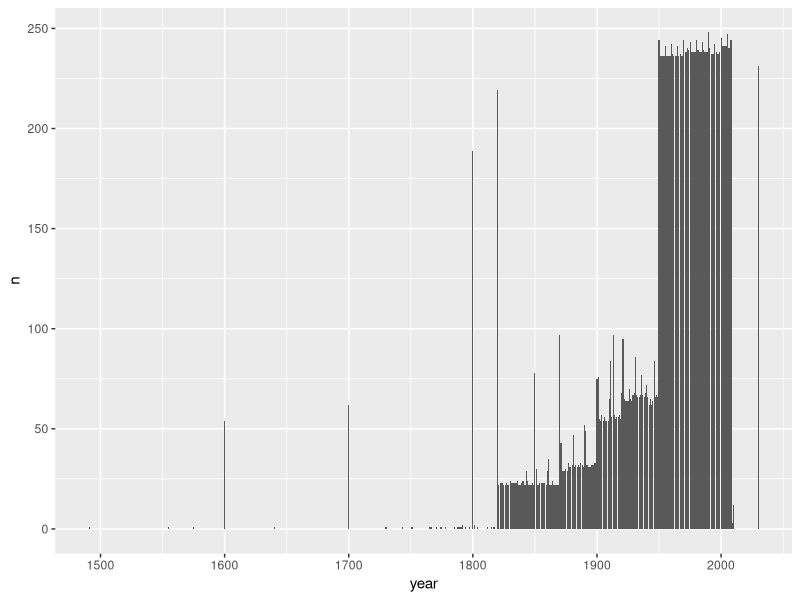
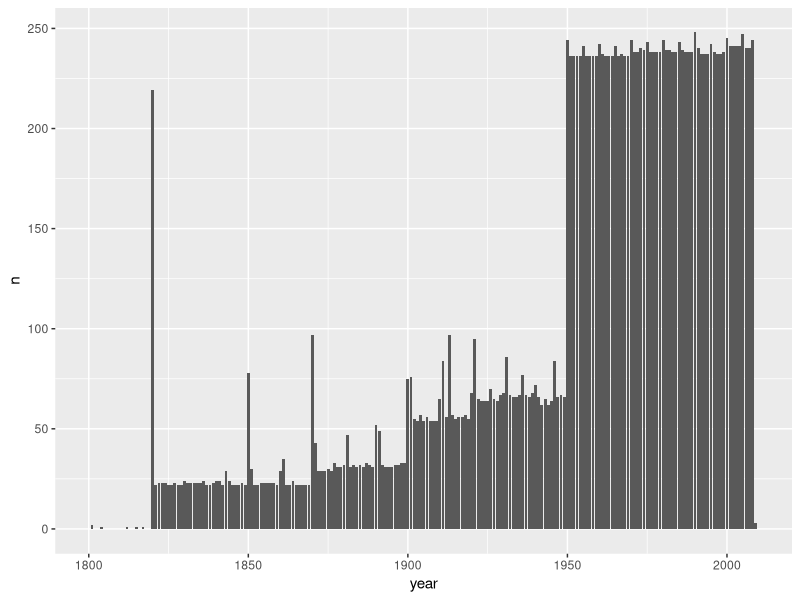
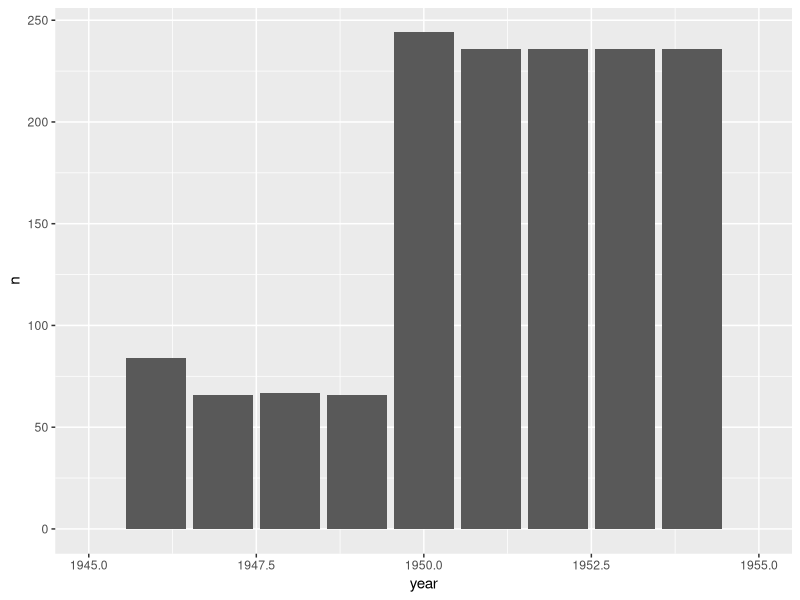
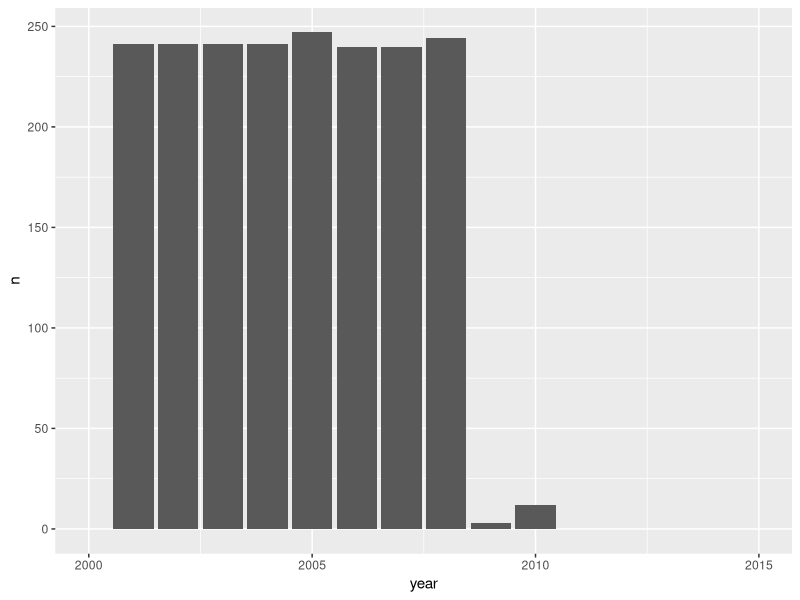

These charts were generated, in order, by the following R code:
library(readxl)
library(dplyr)
library(ggplot2)
library(readr)

## extract the population data

## this is the Excel file downloaded 2008-10-08 from gapminder.org
pop_xls <- read_excel("xls/gapdata003.xls")
## I get the DEFINEDNAME THING described here
## https://github.com/hadley/readxl/issues/82#issuecomment-166767220
## and also a crapton of warnings due to variables seeming to be ... numeric and
## then having text in them --> ignore because I drop those variables

pop_xls %>% str()
## 2015: 20455 obs. of  10 variables (switched to readxl)
## 2014: 20455 obs. of  12 variables
## 2010 cleaning code comment: 22903 obs. of  10 variables <-- huh?
## Note: I did not use gdata::read.xls() in 2010; rather, I exported a text file
## from Excel 'by hand'.
pop_xls %>% head()

## get rid of vars I will not use; rename vars I keep
pop_raw <- pop_xls %>%
  select(country = Area, year = Year, pop = Population)
pop_raw %>% str()
# Classes ‘tbl_df’, ‘tbl’ and 'data.frame':	20455 obs. of  3 variables:
# $ country: chr  "Afghanistan" "Afghanistan" "Afghanistan" "Afghanistan" ...
# $ year   : num  1800 1820 1870 1913 1950 ...
# $ pop    : num  3280000 3280000 4207000 5730000 8150368 ...

## focus on the years where most of the data is
summary(pop_raw$year)
# Min. 1st Qu.  Median    Mean 3rd Qu.    Max. 
# 1491    1935    1967    1953    1988    2030 
## AHA! In 2010, this also included 2448 NA's.
## 20455 + 2448 = 22903
## Mystery of the rows solved.
year_freq <- pop_raw %>%
  count(year)

(p <- ggplot(year_freq, aes(x = year, y = n)) +
   geom_bar(stat = "identity"))
p + xlim(c(1800, 2010))
p + xlim(c(1945, 1955)) # huge increase at 1950
p + xlim(c(2000, 2015)) # huge drop at 2009 (data contains some extrapolation)

## keep data from 1950 to 2008
year_min <- 1950
year_max <- 2008
pop_raw <- pop_raw %>%
  filter(year %>% between(year_min, year_max))
str(pop_raw)                             # 14105 obs. of  3 variables:
# Classes ‘tbl_df’, ‘tbl’ and 'data.frame':	14105 obs. of  3 variables:
# $ country: chr  "Afghanistan" "Afghanistan" "Afghanistan" "Afghanistan" ...
# $ year   : num  1950 1951 1952 1953 1954 ...
# $ pop    : num  8150368 8284473 8425333 8573217 8728408 ...

## voice from the future: look at India
pop_raw %>% 
  filter(country == "India")
## these large, doubles create problems later
## GET RID OF THEM HERE

## force the population to be integer
pop_raw <- pop_raw %>% 
  mutate(pop = pop %>% as.integer())

## save for now
write_tsv(pop_raw, "01_pop.tsv")
